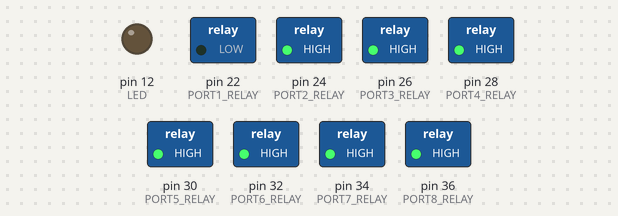
A sketch run on a simulated Arduino Mega 2560, built with avr-gcc and run on an emulated ATmega2560. On the bench: switched loads named in the sketch (green lamp = pin HIGH), output pins drawn as LEDs (lit = HIGH).

Above: at 2.0 s.
At 4.0 s:
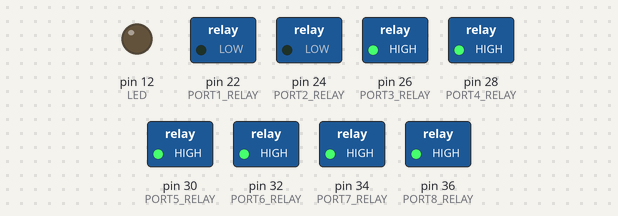
At 6.0 s:
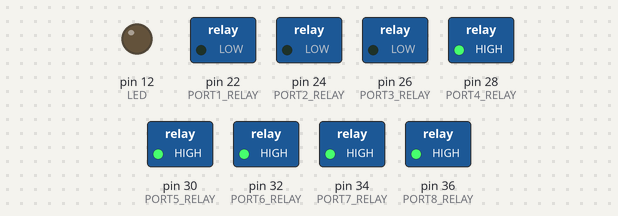
At 8.0 s:
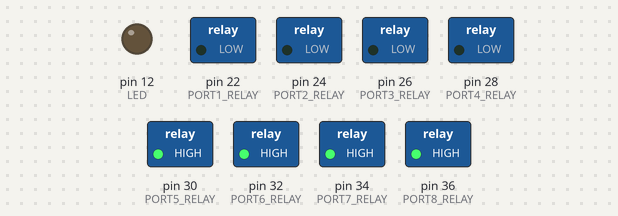
At 12.0 s:
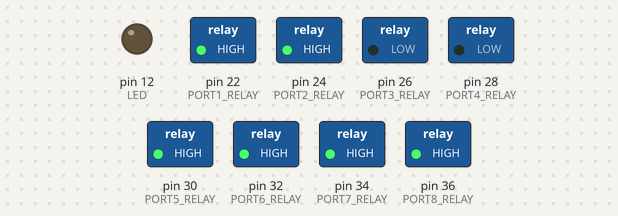
At 16.0 s:
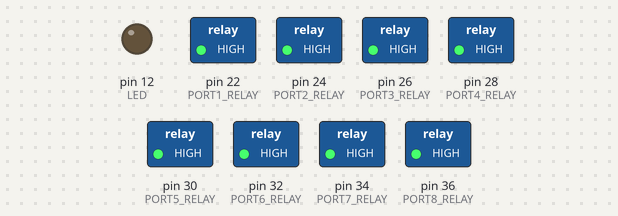
Timing chart, 0 to 19.4 s (numbered marks = the images above):
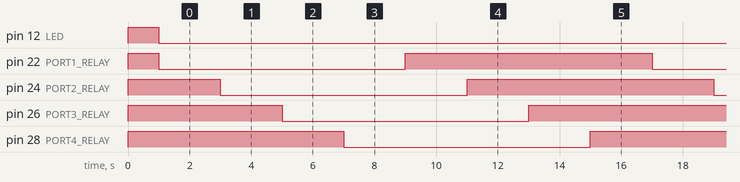

Measured:
- by itself, pin 22 (PORT1_RELAY), pin 24 (PORT2_RELAY), pin 26 (PORT3_RELAY), pin 28 (PORT4_RELAY): alternates HIGH for 8.0 s and LOW for 8.0 s
- by itself, everything shown: repeats every 16.0 s, in 8 steps

The sketch:

TEST_RELAY.ino
```cpp
#include <SoftwareSerial.h>
#include <string.h>

#define LED 12

//--------------------------RELAY PIN
#define PORT1_RELAY 22
#define PORT2_RELAY 24
#define PORT3_RELAY 26
#define PORT4_RELAY 28

#define PORT5_RELAY 30
#define PORT6_RELAY 32
#define PORT7_RELAY 34
#define PORT8_RELAY 36


//-----------------------------------
#define low HIGH
#define high LOW

static const uint32_t Baud = 9600;

void setup() {
  Serial.begin(Baud);
  pinMode(LED,OUTPUT);

 //-----------------------RELAY PIN
 pinMode(PORT1_RELAY,OUTPUT);
 pinMode(PORT2_RELAY,OUTPUT);
 pinMode(PORT3_RELAY,OUTPUT);
 pinMode(PORT4_RELAY,OUTPUT);
 pinMode(PORT5_RELAY,OUTPUT);
 pinMode(PORT6_RELAY,OUTPUT);
 pinMode(PORT7_RELAY,OUTPUT);
 pinMode(PORT8_RELAY,OUTPUT);

 digitalWrite(PORT1_RELAY,low);
 digitalWrite(PORT2_RELAY,low);
 digitalWrite(PORT3_RELAY,low);
 digitalWrite(PORT4_RELAY,low);
 digitalWrite(PORT5_RELAY,low);
 digitalWrite(PORT6_RELAY,low);
 digitalWrite(PORT7_RELAY,low);
 digitalWrite(PORT8_RELAY,low);

 Serial.begin(9600);

  digitalWrite(LED,HIGH);
  delay(1000);
  digitalWrite(LED,LOW);

}
String temp="";
void loop() {
digitalWrite(PORT1_RELAY,high);
delay(2000);
digitalWrite(PORT2_RELAY,high);
delay(2000);
digitalWrite(PORT3_RELAY,high);
delay(2000);
digitalWrite(PORT4_RELAY,high);
delay(2000);

digitalWrite(PORT1_RELAY,low);
delay(2000);
digitalWrite(PORT2_RELAY,low);
delay(2000);
digitalWrite(PORT3_RELAY,low);
delay(2000);
digitalWrite(PORT4_RELAY,low);
delay(2000);
}
```
